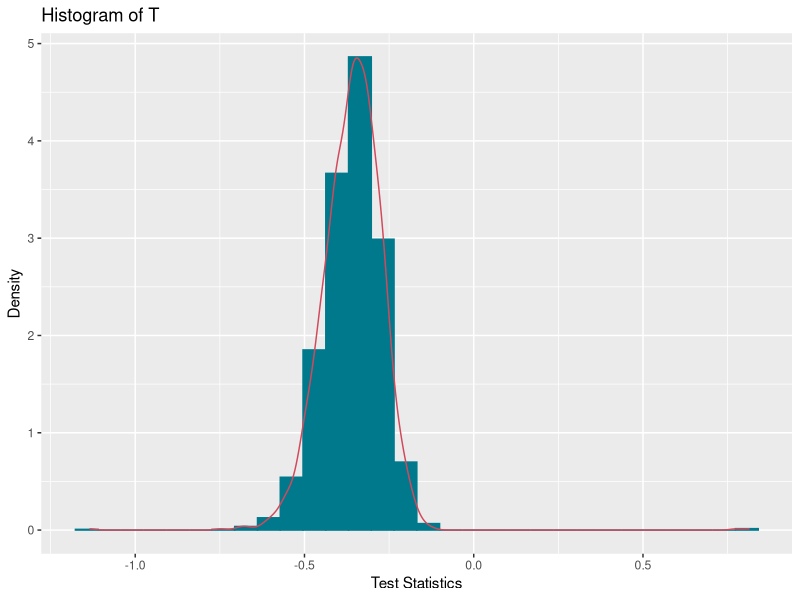
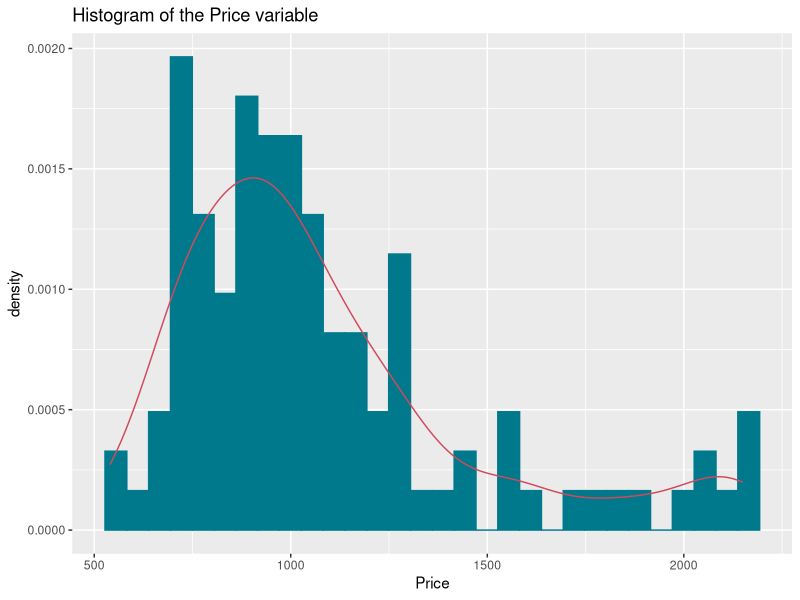
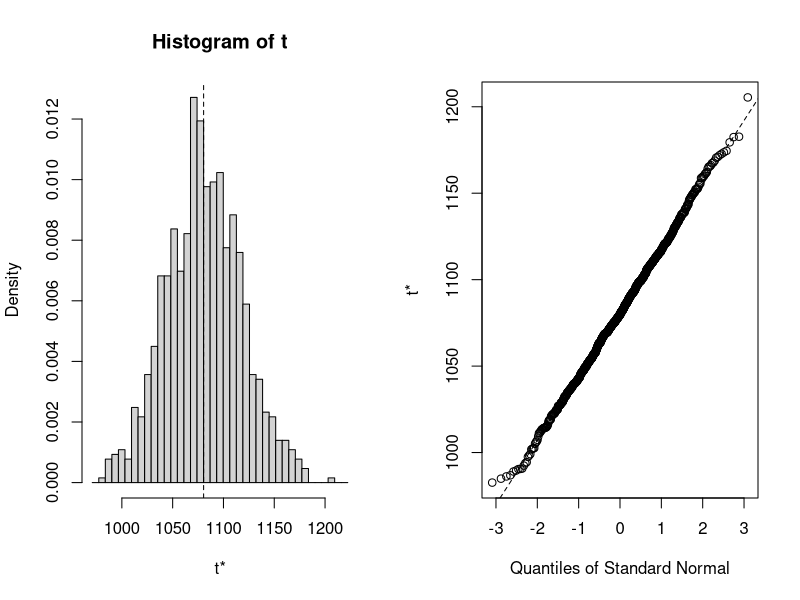

R code for these plots, in order:
## ---- chunk 1
library(formatR)
knitr::opts_chunk$set(echo = TRUE)
knitr::opts_chunk$set(tidy.opts = list(width.cutoff = 60), tidy = TRUE)
## ---- chunk 2
lottery <- read.csv2("lottery.csv")

Y <- lottery$Draft_No
X <- lottery$Day_of_year

set.seed(12345)

bootstrap_X <- matrix(nrow=2000, ncol=length(X))
bootstrap_Y <- matrix(nrow=2000, ncol=length(X))

for (i in 1:2000) {
  bootstrap_X[i,] <- sample(X, replace = TRUE)
  bootstrap_Y[i,] <- Y[bootstrap_X[i,]]
}

T <- list()

for (i in 1:nrow(bootstrap_X)) {
  
  data <- data.frame("DraftNo" = bootstrap_Y[i, ], "DayOfYear" = bootstrap_X[i,])
  
  model <- loess(DraftNo ~ DayOfYear, data=data)
  
  Xb <- bootstrap_X[i,max(which(predict(model, 
                                      bootstrap_X[i,]) == max(predict(model,bootstrap_X[i,]))))]
  Xa <- bootstrap_X[i,min(which(predict(model, 
                                      bootstrap_X[i,]) == min(predict(model,bootstrap_X[i,]))))]
  
  T[i] <- ((predict(model, Xb) - predict(model, Xa)) / (Xb - Xa))
}

data_plot <- data.frame("T" = unlist(T))

library(ggplot2)

my_histogram <- ggplot(data = data_plot, aes(x=T)) +
  geom_histogram(bins = 30,color = "#00798c", fill = "#00798c", aes(y=..density..)) +
  geom_density(colour = "#d1495b") +
  labs(title = "Histogram of T") +
  xlab("Test Statistics") +
  ylab("Density")

my_histogram
## ---- chunk 3
price <- read.csv("prices1.csv", sep = ";")
## ---- chunk 4
library(ggplot2)
my_histogram <- ggplot(price, aes(x=Price)) + 
  geom_histogram(bins = 30,color = "#00798c", fill = "#00798c", aes(y=..density..)) +
  geom_density(colour = "#d1495b") +
  labs(title = "Histogram of the Price variable")
  ylab("Density")

my_histogram
## ---- chunk 5
mean_value <- mean(price$Price)
mean_value
## ---- chunk 6
library("boot")

# statistic 
my_stat_fun <- function(data,indeces){
  return(mean(data[indeces]))
}

# # typical bootstrap replicates 100-2000
# B <- 100
# B <- 200
# B <- 500
B <- 1000
# B <- 1500
# B <- 2000

bootstrap <- boot(data = price$Price, statistic = my_stat_fun, R = B)
mean_estimator <- 2*bootstrap$t0-mean(bootstrap$t)
variance_estimator <- (1/(B-1)) * sum((bootstrap$t-mean(bootstrap$t))^2)
ci <- boot.ci(boot.out = bootstrap,type = c("perc", "bca", "norm")) 
plot(bootstrap) # conf=0.95 default

## ---- chunk 7
normal_low <- ci$normal[,3] - ci$normal[,2]
percent_low <- ci$percent[,5] - ci$percent[,4]
bca_low <- ci$bca[,5] - ci$bca[,4]

normal_upper <- ci$normal[,3] - normal_low/2
percent_upper <- ci$percent[,5] - percent_low/2
bca_upper <- ci$bca[,5] - bca_low/2

intervals <- data.frame( "Normal" = c(normal_low, normal_upper),
                         "Percentile" = c(percent_low, percent_upper),
                         "BCa" = c(bca_low, bca_upper))

rownames(intervals) <- c("Low Interval","Upper Interval")
knitr::kable(intervals)
## ---- chunk 8
n = nrow(data)

ti <- list()

for(i in 1:n){
  ti[i] <- n * mean(data$Price) - (n-1) * mean(data[-i,1])
}

jt = (1/n) * sum(unlist(ti))

jackknife = (1/(n*(n-1))) * sum((unlist(ti) - jt)^2)
